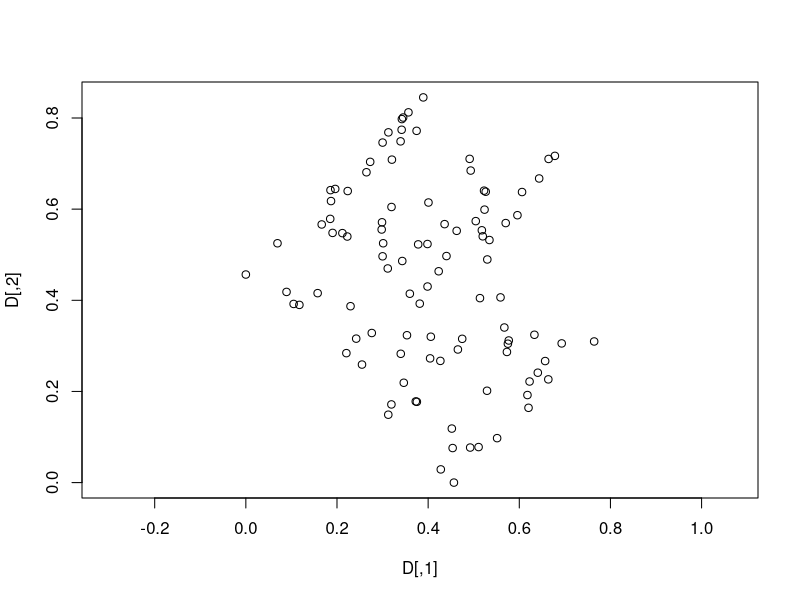
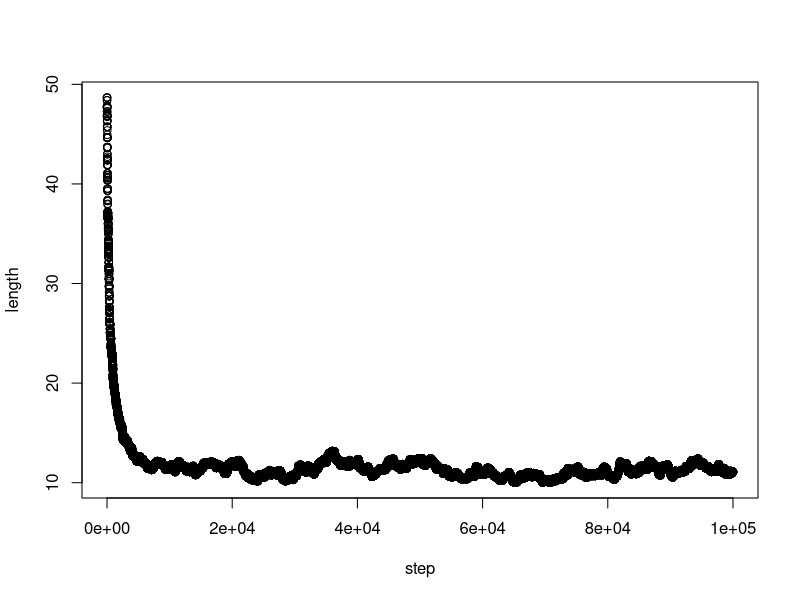
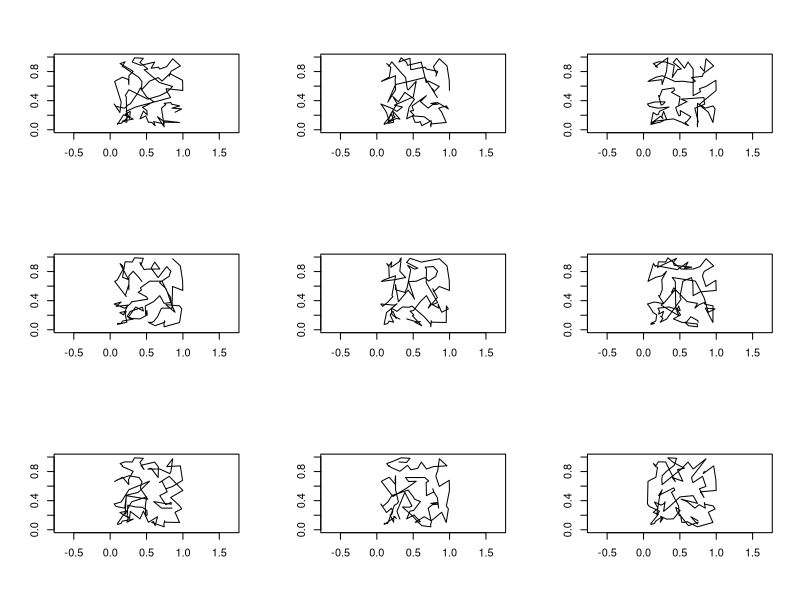
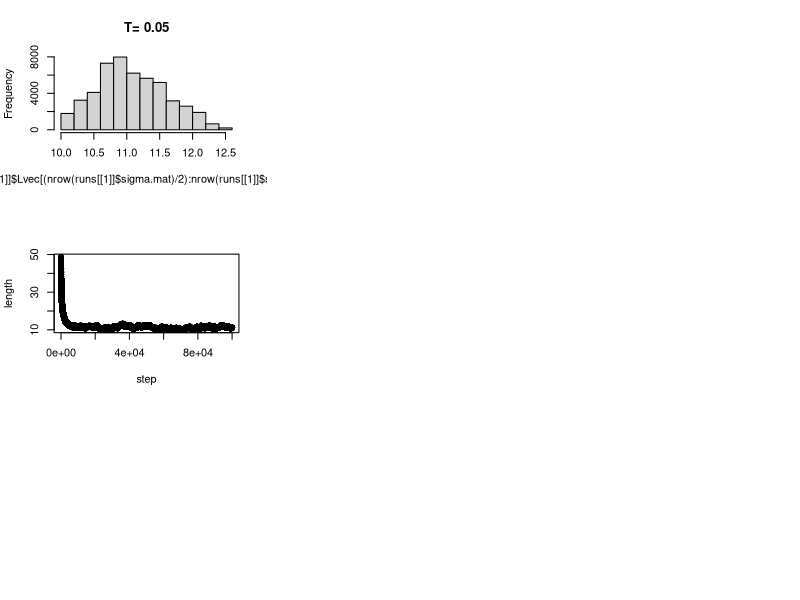
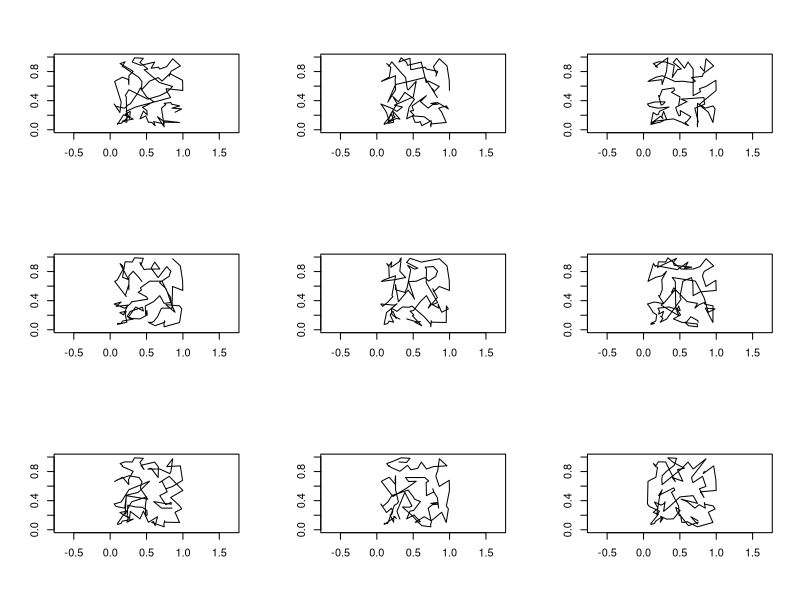
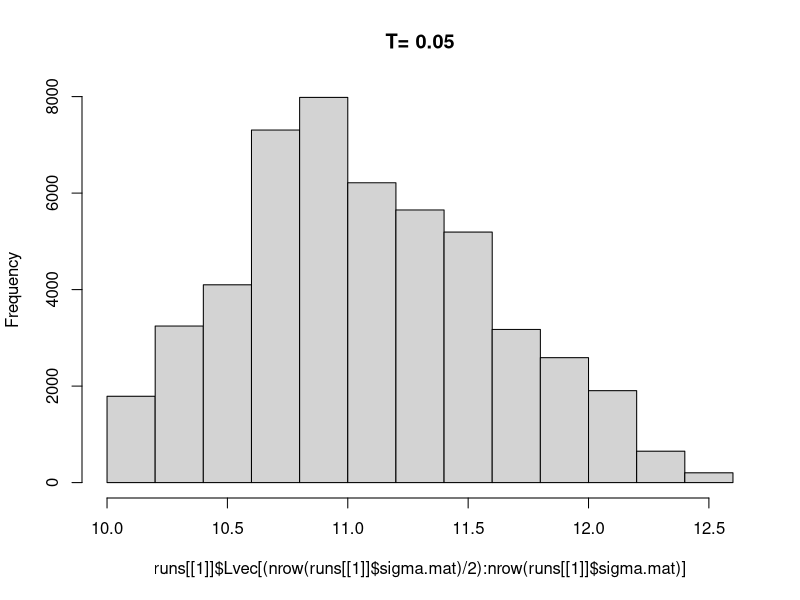
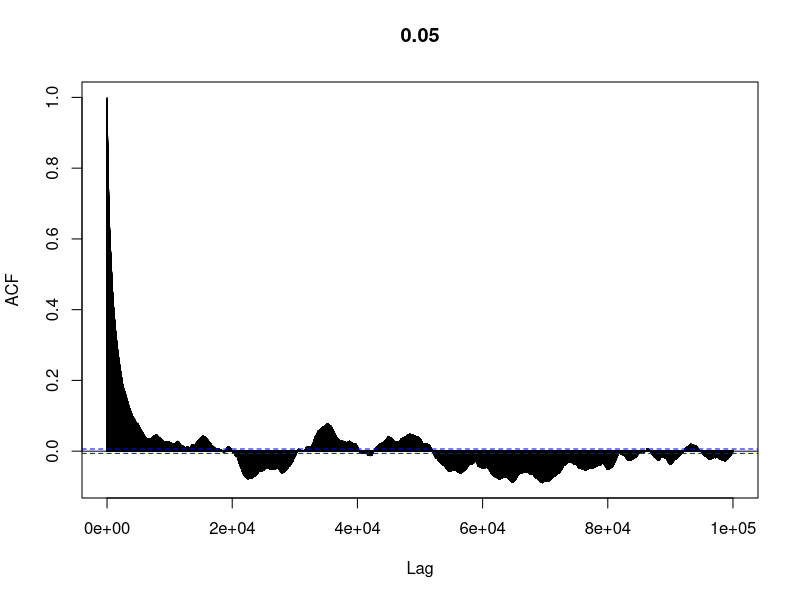
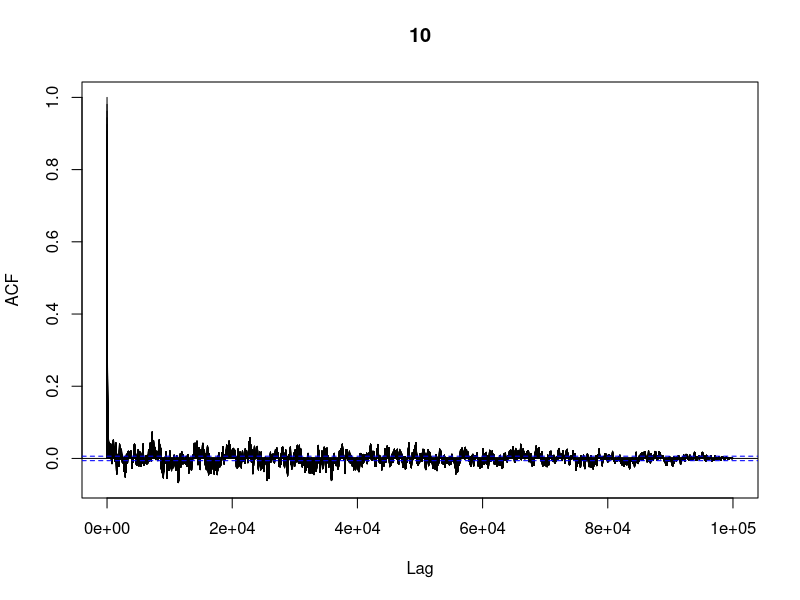

Reproduce these figures in R, in order.
## ---- chunk 1
fig.dim <- 5
knitr::opts_chunk$set(fig.height=fig.dim,fig.width=2*fig.dim,fig.align='center')
## ---- chunk 2
    ka <- kb <- 0.2
    kpol <- 0.5
    P <- matrix( c(
        0, ka, kb, 0, 0, 0,
        ka, 0, 0, kb, 0, 0,
        kb, 0, 0, ka, 0, 0,
        0, kb, ka, 0, kpol, 0,
        0, 0, 0, 0, 0, 1,
        0, 0, 0, 1, 0, 0
        ), byrow=TRUE, nrow=6 )
    diag(P) <- 1-rowSums(P)
    # here is u:
    u <- numeric(6)
    u[2:6] <- solve( diag(5)-P[2:6,2:6], c(rep(0,4),1) )
    u
## ---- chunk 3
    nchains <- 1e4
    nsteps <- 300
    step.probs <- lapply(1:nrow(P), function (k) {
            list( 
                states=which(P[k,]>0),
                probs=c(0,cumsum(P[k,P[k,]>0]))
            )
        } )
    mcruns <- matrix(0, nrow=nchains, ncol=nsteps)
    # uniform initial state:
    mcruns[,1] <- sample.int(nrow(P),nchains,replace=TRUE)
    for (k in 2:nsteps) {
        for (state in 1:nrow(P)) {
            dothese <- which(mcruns[,k-1]==state)
            newstate <- findInterval( runif(length(dothese)), step.probs[[state]]$probs )
            mcruns[dothese,k] <- step.probs[[state]]$states[newstate]
        }
    }
    return.times <- apply(mcruns==1,1,function (x) which(x)[1])
    t.visits <- rowSums( (mcruns==6) & (col(mcruns)<return.times[row(mcruns)]) )
    # here is the comparison:
    rbind(
            theory=u,
            simulation=tapply( t.visits, mcruns[,1], mean ),
            se=tapply( t.visits, mcruns[,1], sd )/sqrt(nchains)
        )
## ---- chunk 4
npts <- 100
xy <- data.frame( x=runif(npts), y=runif(npts) )
D <- sqrt( outer(xy$x,xy$x,"-")^2 + outer(xy$y,xy$y,"-")^2 )
plot(D,asp=1)
## ---- chunk 5
L <- function (sigma) {
    sum( D[ cbind( sigma[-length(sigma)], sigma[-1] ) ] )
}

propose <- function(sigma) {
    jk <- sort(sample(seq_along(sigma),2))
    sigma[jk[1]:jk[2]] <- rev(sigma[jk[1]:jk[2]])
    return( sigma )
}

metrop_step <- function (sigma,T,L0=L(sigma)) {
    new.sigma <- propose(sigma)
    L1 <- L(new.sigma)
    if (runif(1) < min(1,exp(-(L1-L0)/T))) {
        return(new.sigma)
    } else {
        return(sigma)
    }
}
## ---- chunk 6
run_metrop <- function (Tval,nsteps) {
    sigma.mat <- matrix(NA,nrow=nsteps,ncol=npts)
    Lvec <- numeric(nsteps)
    sigma.mat[1,] <- sample(npts)  # random initial start
    Lvec[1] <- L(sigma.mat[1,])
    for (k in 2:nsteps) {
        sigma.mat[k,] <- metrop_step(sigma.mat[k-1,],T=Tval,L0=Lvec[k-1])
        Lvec[k] <- L(sigma.mat[k,])
    }
    return( list( sigma.mat=sigma.mat, Lvec=Lvec ) )
}
Tvals <- c(0.05,10)
runs <- lapply( Tvals, run_metrop, nsteps=1e5 )
## ---- chunk 7
which.L <- 1
    plot(runs[[which.L]]$Lvec,ylab="length",xlab="step")
    # looks stable by 5000
## ---- chunk 8
    layout(matrix(1:9,nrow=3))
    for (k in seq(1,nrow(runs[[which.L]]$sigma.mat),length.out=10)[-1]) {
        plot( xy$x[runs[[which.L]]$sigma.mat[k,]], xy$y[runs[[which.L]]$sigma.mat[k,]], type='l', 
             xlim=c(0,1), ylim=c(0,1), asp=1, xlab='', ylab='' )
    }
## ---- chunk 9
    hist(runs[[1]]$Lvec[(nrow(runs[[1]]$sigma.mat)/2):nrow(runs[[1]]$sigma.mat)],main=paste("T=",Tvals[1]))
## ---- chunk 10
which.L <- 1
    plot(runs[[which.L]]$Lvec,ylab="length",xlab="step")
    # looks stable by 5000
    layout(matrix(1:9,nrow=3))
    for (k in seq(1,nrow(runs[[which.L]]$sigma.mat),length.out=10)[-1]) {
        plot( xy$x[runs[[which.L]]$sigma.mat[k,]], xy$y[runs[[which.L]]$sigma.mat[k,]], type='l', 
             xlim=c(0,1), ylim=c(0,1), asp=1, xlab='', ylab='' )
    }
    layout(1)
    hist(runs[[1]]$Lvec[(nrow(runs[[1]]$sigma.mat)/2):nrow(runs[[1]]$sigma.mat)],main=paste("T=",Tvals[1]))
## ---- chunk 11
acf(runs[[1]]$Lvec,lag.max=length(runs[[1]]$Lvec),main=Tvals[1])
acf(runs[[2]]$Lvec,lag.max=length(runs[[2]]$Lvec),main=Tvals[2])
## ---- chunk 12
start.probs <- sapply( lapply(runs,list2env), with, {x<-colSums(sigma.mat[seq(floor(nrow(sigma.mat)/2),length.out=floor(nrow(sigma.mat)/2)),]);x/sum(x)} )
next.probs <- sapply( lapply(runs,list2env), with, 
                     { ones <- (sigma.mat==1);
                     tabulate( sigma.mat[cbind(row(sigma.mat)[ones],1+(col(sigma.mat)%%ncol(sigma.mat)))] ) } )
next.probs <- next.probs/colSums(next.probs)[col(next.probs)]
